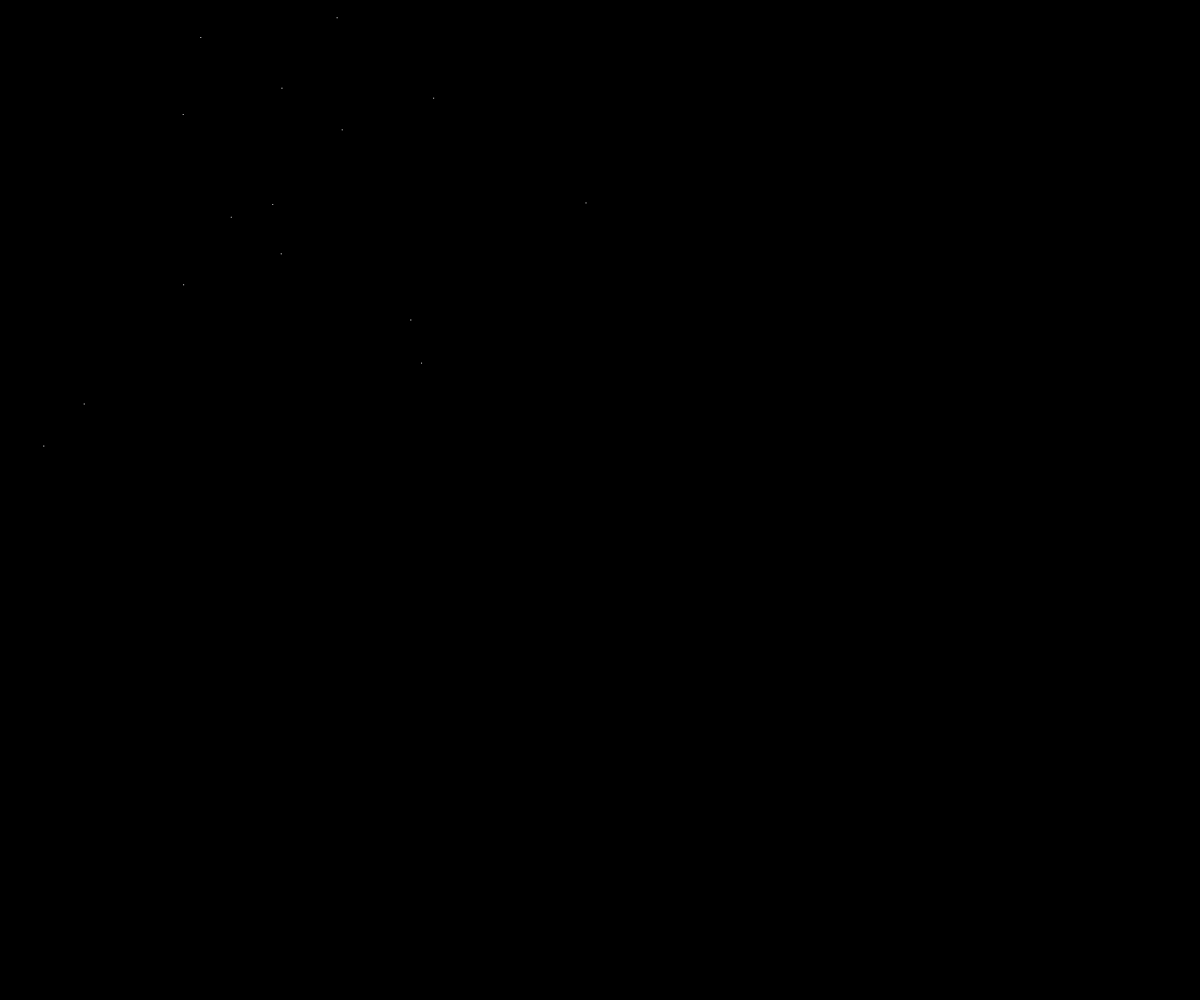
Frame 1 (no input)
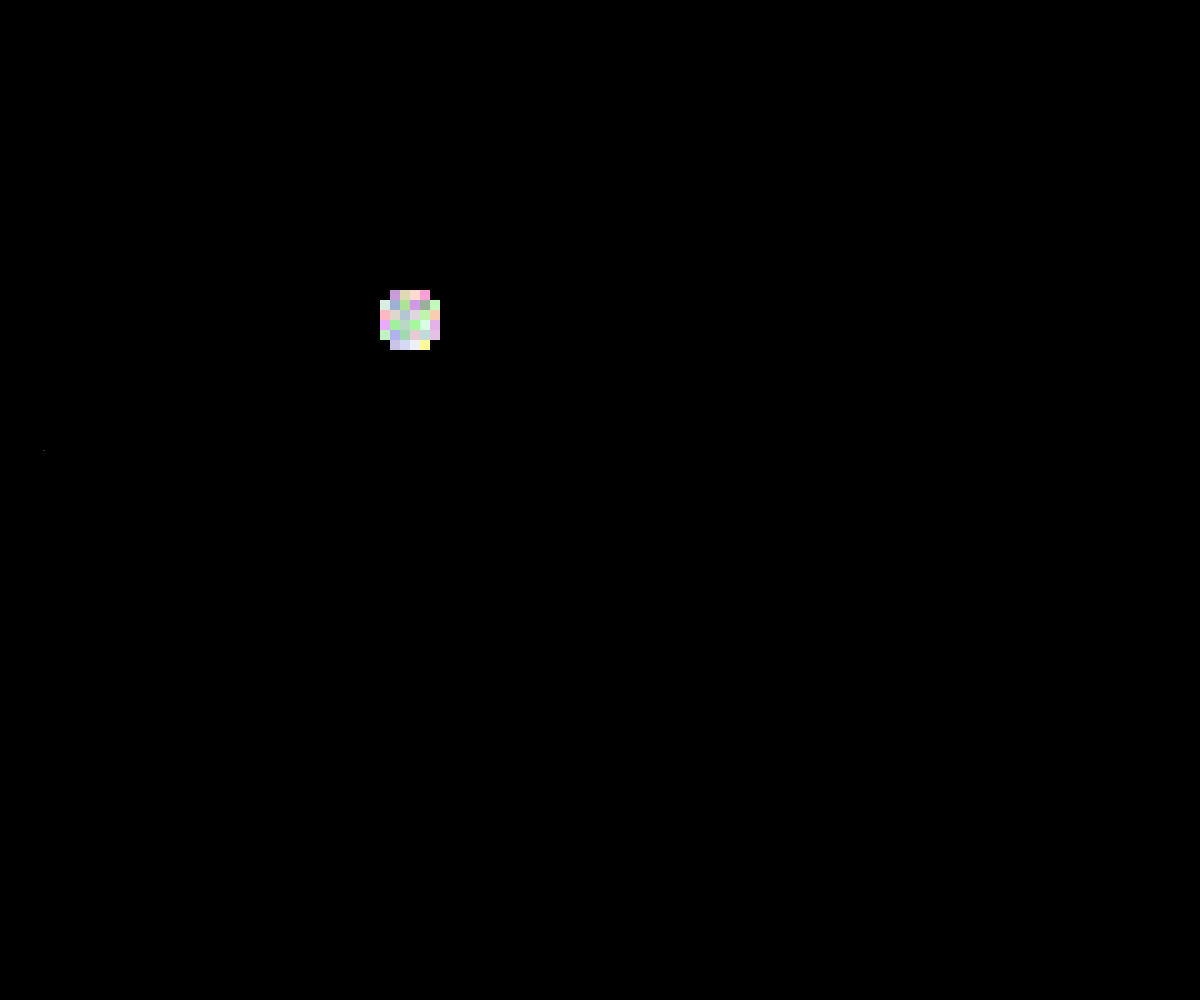
Frame 60 (no input)
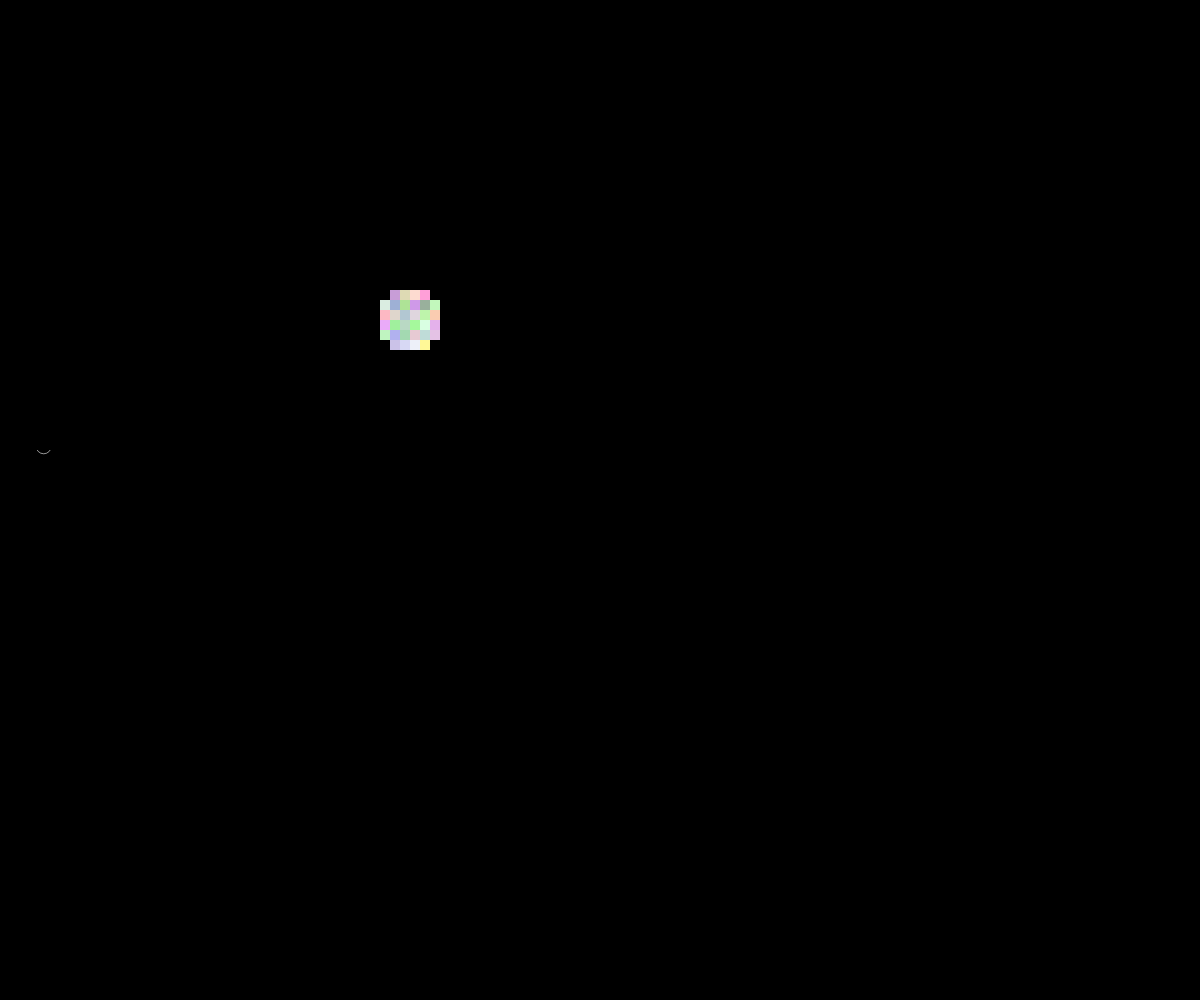
Frame 120 (the mouse pressed at the canvas centre since frame 60)

The p5.js sketch that drew these frames (run headless with seeded random() and noise() and a simulated clock; from frame 60 on, the mouse is pressed at the canvas centre):

// p5.js sketch
// ── sketch.js
let grid = [];
const cols = 60;
const rows = 45;
const cellSize = 10;
let growth = [];
let crystallized = false;
let crystalTime = 0;
let frameCountdown = 0;

function setup() {
  createCanvas(windowWidth, windowHeight);
  pixelDensity(1);

  // Initialize grid with dark pixels
  for (let y = 0; y < rows; y++) {
    grid[y] = [];
    for (let x = 0; x < cols; x++) {
      grid[y][x] = color(0);
    }
  }

  // Initialize growth points
  for (let i = 0; i < 15; i++) {
    growth.push({
      x: random(cols),
      y: random(rows),
      size: 0,
      maxRadius: random(3, 8),
      speed: random(0.03, 0.07),
      age: 0,
      maxAge: random(200, 400)
    });
  }
}

function draw() {
  background(0);

  // Draw grid
  for (let y = 0; y < rows; y++) {
    for (let x = 0; x < cols; x++) {
      if (grid[y][x] !== color(0)) {
        fill(grid[y][x]);
        noStroke();
        rect(x * cellSize, y * cellSize, cellSize, cellSize);
      }
    }
  }

  // Update and draw growth
  for (let i = 0; i < growth.length; i++) {
    let g = growth[i];
    
    // Grow
    g.age += 1;
    if (g.age > g.maxAge) {
      g.age = 0;
      g.x = random(cols);
      g.y = random(rows);
      g.size = 0;
    }

    g.size += g.speed;

    // Draw growing circle
    noFill();
    stroke(255, 150);
    strokeWeight(1);
    ellipse(
      g.x * cellSize + cellSize / 2,
      g.y * cellSize + cellSize / 2,
      g.size * 2,
      g.size * 2
    );

    // When reached max radius, crystallize the area around it
    if (g.size >= g.maxRadius && !crystallized) {
      crystallized = true;
      crystalTime = frameCount;
      
      // Create crystalline formations
      for (let y = 0; y < rows; y++) {
        for (let x = 0; x < cols; x++) {
          let dx = x - g.x;
          let dy = y - g.y;
          let distance = sqrt(dx * dx + dy * dy);
          
          if (distance < g.maxRadius) {
            // Freeze the pixel
            let r = random(150, 255);
            let g_val = random(150, 255);
            let b = random(150, 255);
            grid[y][x] = color(r, g_val, b);
          }
        }
      }
    }

    // After crystallization, create geometric shards
    if (crystallized && frameCount > crystalTime + 30) {
      for (let y = 0; y < rows; y++) {
        for (let x = 0; x < cols; x++) {
          let dx = x - g.x;
          let dy = y - g.y;
          let distance = sqrt(dx * dx + dy * dy);
          
          if (distance < g.maxRadius && grid[y][x] !== color(0)) {
            // Convert to sharp geometric tile
            let r = red(grid[y][x]);
            let g_val = green(grid[y][x]);
            let b = blue(grid[y][x]);
            
            fill(r, g_val, b);
            noStroke();
            rect(x * cellSize, y * cellSize, cellSize, cellSize);
          }
        }
      }
    }
  }

  // Draw the crystalline tiles
  if (crystallized) {
    for (let y = 0; y < rows; y++) {
      for (let x = 0; x < cols; x++) {
        if (grid[y][x] !== color(0)) {
          let r = red(grid[y][x]);
          let g_val = green(grid[y][x]);
          let b = blue(grid[y][x]);
          
          fill(r, g_val, b);
          noStroke();
          rect(x * cellSize, y * cellSize, cellSize, cellSize);
        }
      }
    }
  }

  // Stop animation after a few seconds
  if (frameCount > 300) {
    noLoop();
  }
}

function windowResized() {
  resizeCanvas(windowWidth, windowHeight);
}
